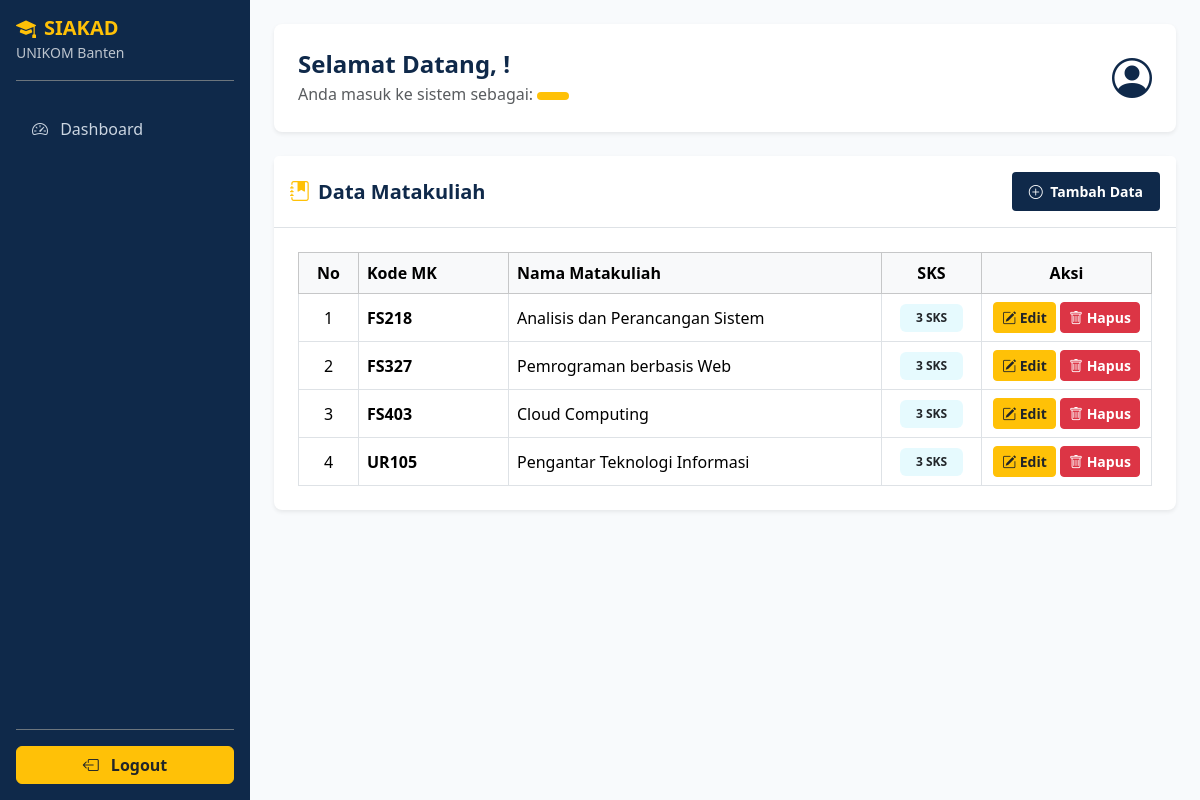
The app's page /matakuliah.php with its own data.
### tables this page shows
CREATE TABLE `matakuliah` (
  `kode_mk` char(5) NOT NULL,
  `nama_mk` varchar(100) NOT NULL,
  `sks` int(1) NOT NULL
);

### matakuliah.php (the view, shortened to what this page needs)
<?php
include "koneksi.php";
include 'header.php';
$query = mysqli_query($koneksi, "SELECT * FROM matakuliah");
$no = 1;
?>
        <div class="card border-0 shadow-sm rounded-3">
            <div class="card-header bg-white py-3 d-flex justify-content-between align-items-center border-bottom">
                <h5 class="fw-bold mb-0" style="color: #0f294a;">
                    <i class="bi bi-journal-bookmark-fill me-2 text-warning"></i>Data Matakuliah
                </h5>
                <a href="#" class="btn btn-sm fw-semibold text-white px-3 py-2" style="background-color: #0f294a;" data-bs-toggle="modal" data-bs-target="#exampleModal">
                    <i class="bi bi-plus-circle me-1"></i> Tambah Data
                </a>
            </div>
            <div class="card-body p-4">
                <div class="table-responsive">
                    <table class="table table-hover table-bordered align-middle mb-0">
                        <thead class="table-light">
                            <tr>
                                <th class="text-center" width="60">No</th>
                                <th width="150">Kode MK</th>
                                <th>Nama Matakuliah</th>
                                <th class="text-center" width="100">SKS</th>
                                <th class="text-center" width="170">Aksi</th>
                            </tr>
                        </thead>
                        <tbody>
                        <?php foreach($query as $data) { ?>
                        <tr>
                            <td class="text-center"><?= $no; ?></td>
                            <td class="fw-semibold"><?= $data['kode_mk'] ?></td>
                            <td><?= $data['nama_mk'] ?></td>
                            <td class="text-center">
                                <span class="badge bg-info bg-opacity-10 text-dark px-3 py-2">
                                    <?= $data['sks'] ?> SKS
                                </span>
                            </td>
                            <td class="text-center">
                                <a href="" class="btn btn-warning btn-sm text-dark fw-semibold" data-bs-toggle="modal" data-bs-target="#Modaledit<?= $no; ?>">
                                    <i class="bi bi-pencil-square"></i> Edit
                                </a>
                                <a href="matakuliah.php?hapus=<?= $data['kode_mk']; ?>" class="btn btn-danger btn-sm fw-semibold" onclick="return confirm('Yakin ingin menghapus data matakuliah ini?')">
                                    <i class="bi bi-trash"></i> Hapus
                                </a>
                            </td>
                        </tr>
                        <?php $no++; } ?>
                        </tbody>
                    </table>
                </div>
            </div>
        </div>
</body>
</html>

### header.php (style rules this page uses)
body { background-color: #f8fafc; }

### records on screen
matakuliah: kode_mk "FS218", nama_mk "Analisis dan Perancangan Sistem", sks "3"
matakuliah: kode_mk "FS327", nama_mk "Pemrograman berbasis Web", sks "3"
matakuliah: kode_mk "FS403", nama_mk "Cloud Computing", sks "3"
matakuliah: kode_mk "UR105", nama_mk "Pengantar Teknologi Informasi", sks "3"
